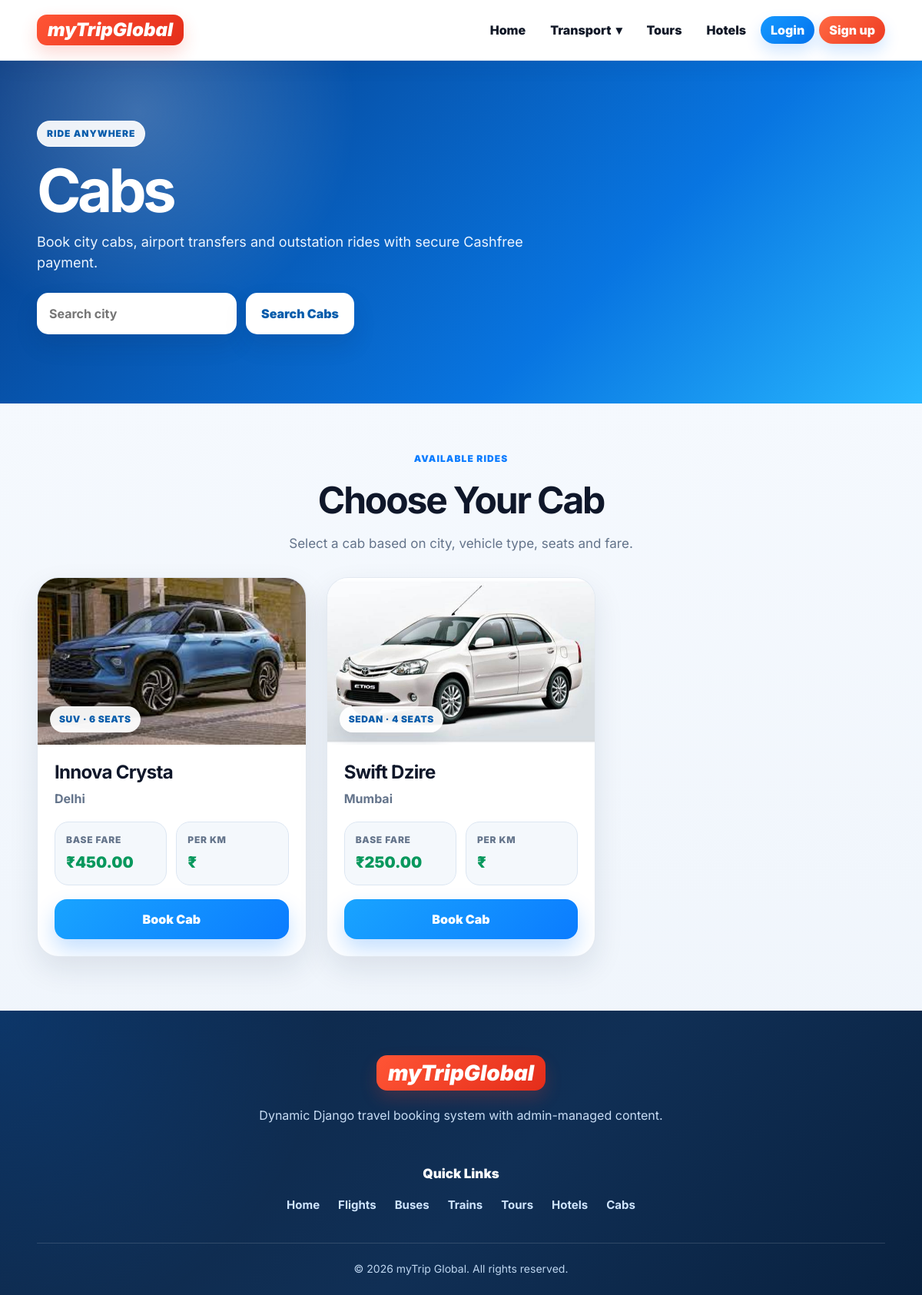
Page /cabs/ on the committed database.
### booking/models.py (models this page shows, shortened)
class SiteSetting(models.Model):
    site_name = models.CharField(max_length=100, default='myTrip Global')
    logo_text = models.CharField(max_length=40, default='myTrip')
    tagline = models.CharField(max_length=150, blank=True, default="")
    hero_title = models.CharField(max_length=180, default='Book flights, buses, trains, hotels, tours and cabs in one place')
    hero_subtitle = models.TextField(default='Search travel, select seats, choose packages and pay securely online with Cashfree.')
    hero_image = models.ImageField(upload_to='site/', blank=True, null=True)
    support_email = models.EmailField(blank=True)
    support_phone = models.CharField(max_length=25, blank=True)
    footer_about = models.TextField(default='Book flights, buses, trains, tour packages, hotels and cabs from one trusted travel platform.')
    instagram_url = models.URLField(blank=True)
    twitter_url = models.URLField(blank=True)
    facebook_url = models.URLField(blank=True)
    is_active = models.BooleanField(default=True)
    updated_at = models.DateTimeField(auto_now=True)
    class Meta:
        verbose_name = 'Site Setting'
        verbose_name_plural = 'Site Settings'
    @classmethod
    def load(cls):
        return cls.objects.filter(is_active=True).order_by('-updated_at').first() or cls()

class Cab(models.Model):
    VEHICLE_TYPES = [
        ('mini', 'Mini'),
        ('sedan', 'Sedan'),
        ('suv', 'SUV'),
        ('tempo', 'Tempo Traveller'),
    ]
    name = models.CharField(max_length=120)
    city = models.CharField(max_length=80)
    vehicle_type = models.CharField(max_length=20, choices=VEHICLE_TYPES)
    seats = models.PositiveIntegerField(default=4)
    base_fare = models.DecimalField(max_digits=10, decimal_places=2)
    price_per_km = models.DecimalField(max_digits=10, decimal_places=2)
    description = models.TextField(blank=True)
    image = models.ImageField(upload_to='cabs/', blank=True, null=True)
    is_active = models.BooleanField(default=True)
    class Meta:
        ordering = ['city', 'base_fare']

### booking/views.py (the view)
# urls.py: path('cabs/', views.cab_list, name='cab_list'),
def cab_list(request):
    city = request.GET.get('city', '')
    cabs = Cab.objects.filter(is_active=True)
    if city:
        cabs = cabs.filter(city__icontains=city)
    return render(request, 'cab_list.html', {'cabs': cabs, 'city': city})

### booking/context_processors.py (called while the page is built)
def global_site_data(request):
    try:
        return {
            'site_settings': SiteSetting.load(),
            'footer_links': FooterLink.objects.filter(is_active=True)[:8],
        }
    except Exception:
        return {
            'site_settings': SiteSetting(),
            'footer_links': [],
        }

### booking/templates/cab_list.html (shortened to what this page needs)
{% extends 'base.html' %}
{% load static %}
{% block extra_css %}
<link rel="stylesheet" href="{% static 'css/cab_list.css' %}?v=3.0">
{% endblock %}
{% block content %}
<section class="cab-hero">
    <div class="cab-hero-inner">
        <span class="eyebrow">Ride Anywhere</span>
        <h1>Cabs</h1>
        <p>Book city cabs, airport transfers and outstation rides with secure Cashfree payment.</p>
        <form method="get" class="cab-search">
            <input
                type="text"
                name="city"
                placeholder="Search city"
                value="{{ request.GET.city }}"
            >
            <button type="submit">Search Cabs</button>
        </form>
    </div>
</section>
<section class="cab-page">
    <div class="cab-heading">
        <span>Available Rides</span>
        <h2>Choose Your Cab</h2>
        <p>Select a cab based on city, vehicle type, seats and fare.</p>
    </div>
    {% if cabs %}
        <div class="cab-grid">
            {% for cab in cabs %}
                <article class="cab-card">
                    <div class="cab-image-wrap">
                        {% if cab.image %}
                            <img src="{{ cab.image.url }}" alt="{{ cab.name }}">
                        {% else %}
                            <div class="cab-image-fallback">
                                🚕
                            </div>
                        {% endif %}
                        <span class="cab-badge">
                            {{ cab.get_vehicle_type_display|default:cab.vehicle_type }} · {{ cab.seats }} Seats
                        </span>
                    </div>
                    <div class="cab-content">
                        <div>
                            <h3>{{ cab.name }}</h3>
                            <p class="cab-location">{{ cab.city }}</p>
                        </div>
                        <div class="cab-meta">
                            <div>
                                <small>Base Fare</small>
                                <strong>₹{{ cab.base_fare }}</strong>
                            </div>
                            <div>
                                <small>Per KM</small>
                                <strong>₹{{ cab.per_km_rate }}</strong>
                            </div>
                        </div>
                        <a href="{% url 'cab_detail' cab.pk %}" class="cab-btn">
                            Book Cab
                        </a>
                    </div>
                </article>
            {% endfor %}
        </div>
    {% endif %}
</section>
{% endblock %}

### booking/templates/base.html (shortened to what this page needs)
{% load static %}
<!doctype html>
<html lang="en">
<head>
    <link rel="stylesheet" href="{% static 'css/base.css' %}?v=25.0">
    {% block extra_css %}{% endblock %}
</head>
<body>
<header class="site-header">
    <div class="header-inner">
        <a class="brand" href="{% url 'home' %}" aria-label="Home">
            <span class="brand-mark">
                {{ site_settings.logo_text|default:'myTripGlobal' }}
            </span>
        </a>
        <nav class="main-nav" aria-label="Main navigation">
            <a href="{% url 'home' %}">Home</a>
            <details class="nav-dropdown">
                <summary>
                    Transport <span>▾</span>
                </summary>
            </details>
            <a href="{% url 'tour_list' %}">Tours</a>
            <a href="{% url 'hotel_list' %}">Hotels</a>
            {% if user.is_authenticated %}
                <a href="{% url 'my_bookings' %}">My Trips</a>
                {% if user.is_staff or user.is_superuser %}
                    <a href="{% url 'staff_reports' %}">Reports</a>
                {% endif %}
                <form class="logout-form" method="post" action="{% url 'logout' %}">
                    {% csrf_token %}
                    <button type="submit">Logout</button>
                </form>
            {% else %}
                <a class="login-link" href="{% url 'login' %}">Login</a>
                <a class="signup-link" href="{% url 'signup' %}">Sign up</a>
            {% endif %}
        </nav>
    </div>
</header>
<main>
    {% block content %}{% endblock %}
</main>
<footer class="site-footer">
    <div class="footer-inner footer-modern">
        <div class="footer-brand">
            <a class="brand footer-logo" href="{% url 'home' %}" aria-label="Home">
                <span class="brand-mark">
                    {{ site_settings.logo_text|default:'myTripGlobal' }}
                </span>
            </a>
            <p>
                {{ site_settings.footer_about|default:'Dynamic Django travel booking system with admin-managed content.' }}
            </p>
        </div>
        <div class="footer-menu">
            <h4>Quick Links</h4>
            <div class="footer-link-row">
                <a href="{% url 'home' %}">Home</a>
                <a href="{% url 'flight_list' %}">Flights</a>
                <a href="{% url 'bus_list' %}">Buses</a>
                <a href="{% url 'train_list' %}">Trains</a>
                <a href="{% url 'tour_list' %}">Tours</a>
                <a href="{% url 'hotel_list' %}">Hotels</a>
                <a href="{% url 'cab_list' %}">Cabs</a>
            </div>
        </div>
    </div>
    <div class="footer-bottom">
        <span>
            © 2026 {{ site_settings.site_name|default:'myTrip Global' }}. All rights reserved.
        </span>
    </div>
</footer>
</body>
</html>

### booking/static/css/base.css (style rules this page uses)
:root { --primary: #0b7cff; --primary-600: #0067df; --primary-dark: #063a83; --accent: #ef3f2e; --success: #08985d; --warning: #b7791f; --danger: #d92d20; --ink: #0f172a; --text: #334155; --muted: #64748b; --line: #dce6f2; --soft: #f1f7ff; --bg: #f4f8fc; --card: #ffffff; --shadow: 0 18px 45px rgba(15, 35, 66, .12); --shadow-sm: 0 8px 24px rgba(15, 35, 66, .08); --radius: 24px; --container: min(1180px, 92vw); }
* { box-sizing: border-box; }
html { scroll-behavior: smooth; }
body { margin: 0; font-family: Inter, system-ui, -apple-system, BlinkMacSystemFont, "Segoe UI", Roboto, Arial, sans-serif; background: linear-gradient(180deg, #f8fbff 0%, #eef4fb 100%); color: var(--ink); line-height: 1.5; }
a { color: inherit; text-decoration: none; }
img { display: block; max-width: 100%; }
button, input, select, textarea { font: inherit; }
button { cursor: pointer; }
main { min-height: 62vh; }
.site-header { position: sticky; top: 0; z-index: 1000; background: rgba(255, 255, 255, .97); backdrop-filter: blur(14px); border-bottom: 1px solid rgba(226, 232, 240, .95); box-shadow: 0 8px 24px rgba(15, 35, 66, .06); }
.header-inner { width: var(--container); margin: 0 auto; min-height: 78px; display: flex; align-items: center; justify-content: space-between; gap: 24px; }
.brand { display: inline-flex; align-items: center; gap: 12px; min-width: max-content; }
.brand-mark { display: inline-flex; align-items: center; justify-content: center; background: linear-gradient(135deg, #ff5535, #e42d1a); color: #ffffff; border-radius: 13px; padding: 8px 14px; font-size: 24px; line-height: 1; font-weight: 900; font-style: italic; box-shadow: 0 10px 22px rgba(239, 63, 46, .2); }
.main-nav { display: flex; align-items: center; justify-content: flex-end; gap: 6px; flex-wrap: wrap; }
.main-nav > a, .logout-form button { border: 0; background: transparent; color: #111827; border-radius: 999px; padding: 10px 13px; font-weight: 850; line-height: 1; transition: .18s ease; }
.main-nav .login-link, .main-nav .signup-link, .logout-form button { background: linear-gradient(135deg, #1599ff, #0473ed); color: #ffffff; box-shadow: 0 10px 20px rgba(11, 124, 255, .18); }
.main-nav .signup-link { background: linear-gradient(135deg, #ff6943, #ed3b22); }
.nav-dropdown { position: relative; display: inline-flex; align-items: center; }
.nav-dropdown summary { list-style: none; border: 0; background: transparent; color: #111827; border-radius: 999px; padding: 10px 13px; font-weight: 850; line-height: 1; cursor: pointer; transition: .18s ease; display: inline-flex; align-items: center; gap: 6px; }
.eyebrow, .type-badge { display: inline-flex; align-items: center; width: max-content; background: #eaf4ff; color: #075cab; border: 1px solid #cfe8ff; border-radius: 999px; padding: 7px 12px; font-size: 12px; font-weight: 950; letter-spacing: .08em; text-transform: uppercase; }
.site-footer { background: radial-gradient(circle at top left, rgba(11, 124, 255, .18), transparent 34%), linear-gradient(135deg, #0d2748 0%, #102f55 55%, #09213f 100%); color: #dcecff; padding: 58px 0 24px; margin-top: 70px; }
.footer-inner { width: var(--container); margin: 0 auto; }
.footer-modern { display: flex; flex-direction: column; gap: 34px; }
.footer-brand { text-align: center; max-width: 780px; margin: 0 auto; }
.footer-brand .footer-logo { display: inline-flex; justify-content: center; margin-bottom: 18px; }
.footer-brand .brand-mark { font-size: 28px; padding: 9px 15px; border-radius: 14px; }
.footer-brand p { margin: 0 auto; max-width: 720px; color: #c7dcf4; font-size: 16px; line-height: 1.75; }
.footer-menu { text-align: center; }
.footer-menu h4 { color: #ffffff; font-size: 17px; font-weight: 900; margin: 0 0 16px; }
.footer-link-row { display: flex; justify-content: center; align-items: center; gap: 14px 24px; flex-wrap: wrap; }
.footer-link-row a { color: #cfe5ff; font-size: 15px; font-weight: 700; transition: .2s ease; }
.footer-bottom { width: var(--container); margin: 38px auto 0; padding-top: 22px; border-top: 1px solid rgba(255, 255, 255, .14); text-align: center; color: #bdd5ef; font-size: 14px; }

### rows in the picture
SiteSetting: logo_text "myTripGlobal", footer_about "Dynamic Django travel booking system with admin-managed content.", site_name "myTrip Global"
Cab: image (picture), vehicle_type "SUV", seats "6", name "Innova Crysta", city "Delhi", base_fare "450.00"
Cab: image (picture), vehicle_type "SEDAN", seats "4", name "Swift Dzire", city "Mumbai", base_fare "250.00"
